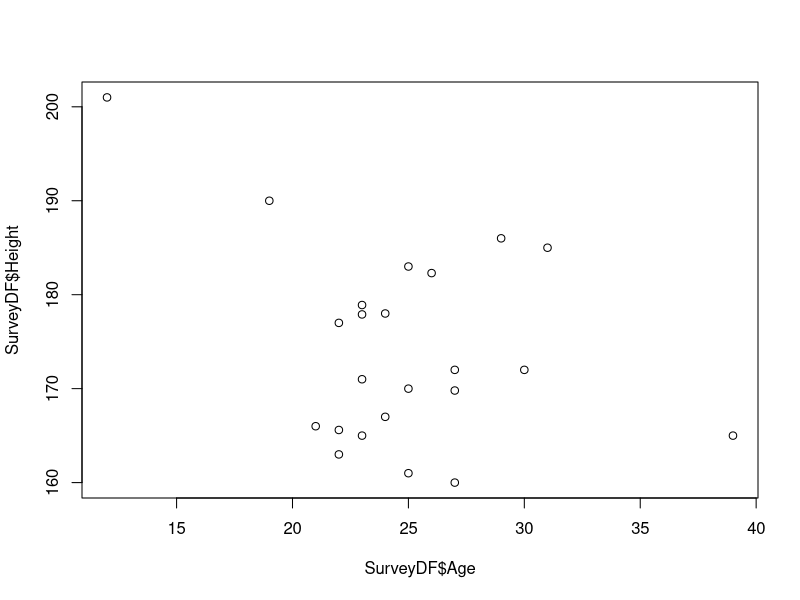
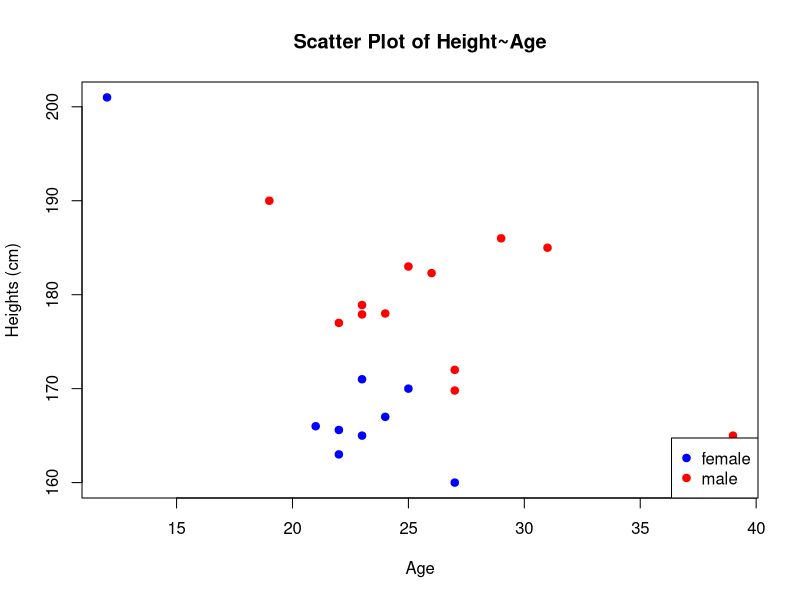
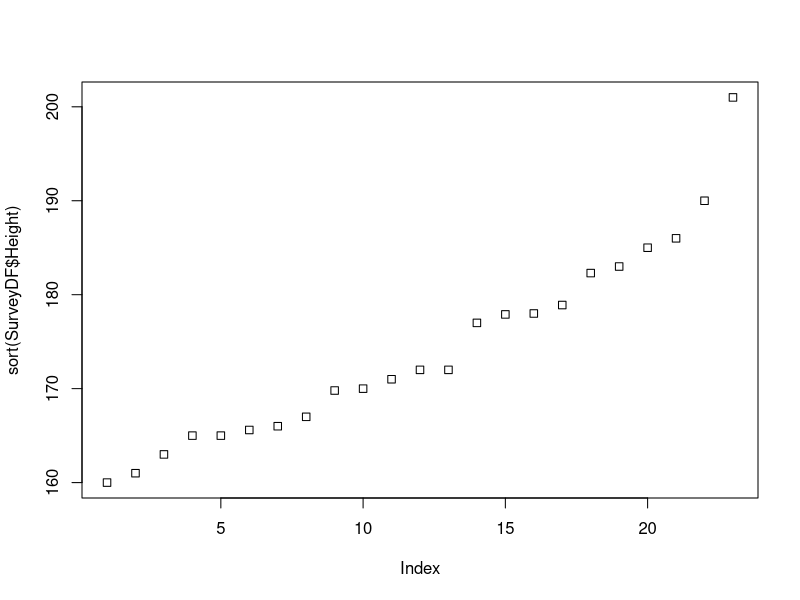
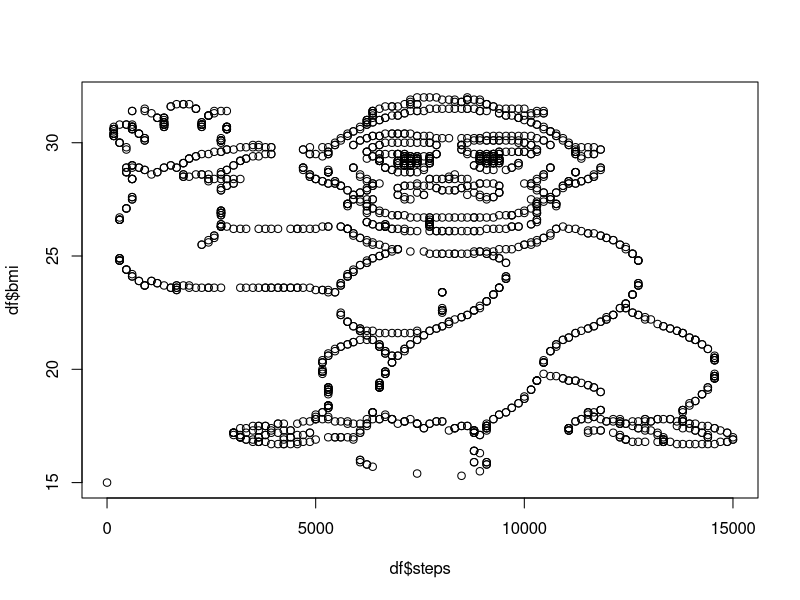
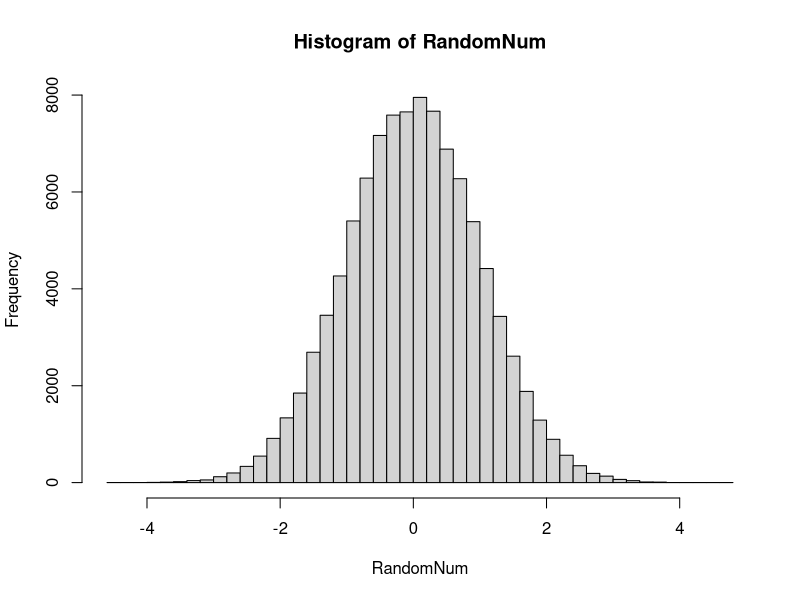
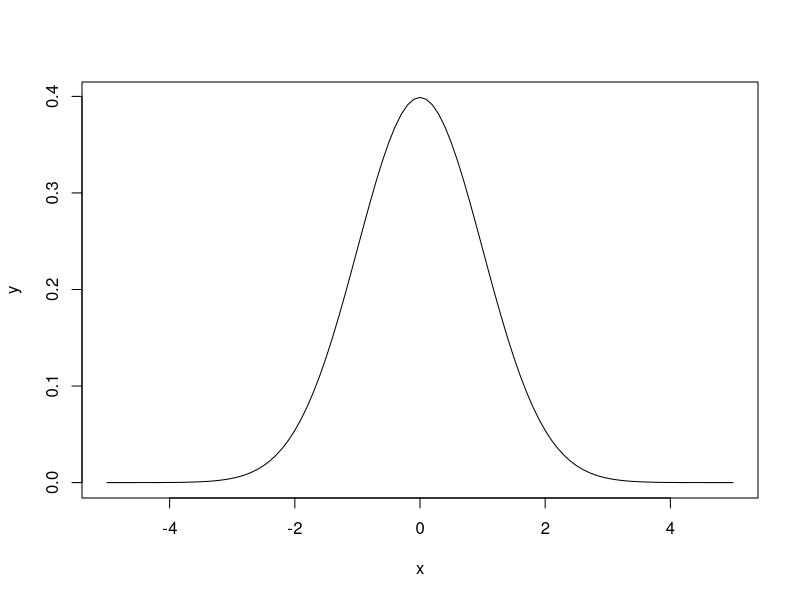
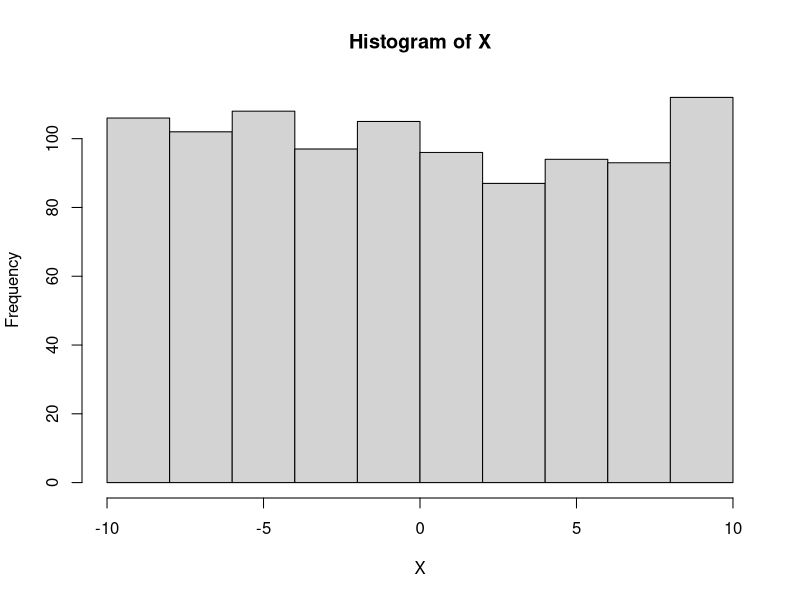
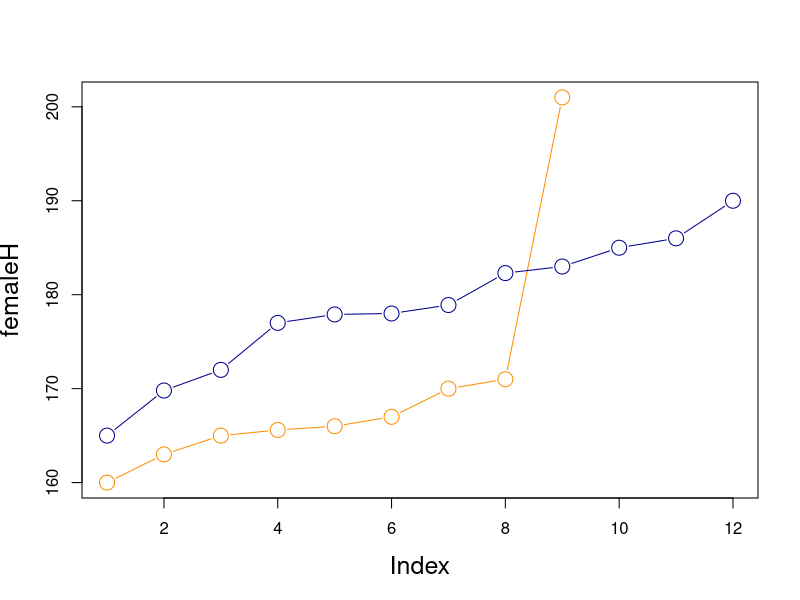

These figures' R source, in order:
## ---- chunk 1
? mean
## ---- chunk 2
a <- 5
b = c(2,4,6,8)
d <- c(3,5,7,9)
## ---- chunk 3
a
b
## ---- chunk 4
d[3]
## ---- chunk 5
a*b
## ---- chunk 6
b+d
b+1
## ---- chunk 7
b1 <- TRUE
b2 <- 1>2
## ---- chunk 8
b1 & b2
b1 | b2
## ---- chunk 9
rep(1,7)
## ---- chunk 10
seq(1,7,by=2)
## ---- chunk 11
rev(seq(1,7))
## ---- chunk 12
V <- seq(2,10,by =2)
V
## ---- chunk 13
x <- V[3]
x > 3
## ---- chunk 14
x<- rev(V)
x
x/2
## ---- chunk 15
10%%7
## ---- chunk 16
x <- 4
if (x>4)
{
  print("larger than four")
}  else
{
  print("four or less")
}  
## ---- chunk 17
sequence <- seq(1,5)
for (i in sequence)
{
  print(i+1)
}
## ---- chunk 18
for(i in seq(1,50))
{
  if (i %% 7 == 0) 
  {
    print(i)  
  }
}
## ---- chunk 19
testDF <- read.csv("TutorialHeights_Test.csv", header = TRUE, sep = ",", quote = "\"",
                           stringsAsFactors = FALSE)
head(testDF)
## ---- chunk 20
SurveyDF <- read.csv("TutorialHeightsSurvey.dat", header = TRUE, sep = "\t", quote = "'",
                           stringsAsFactors = FALSE)
head(SurveyDF,n=7)
## ---- chunk 21
names(SurveyDF)
head(SurveyDF)
## ---- chunk 22
SurveyDF[2,]
## ---- chunk 23
SurveyDF[3,4]
## ---- chunk 24
SurveyDF$Height
## ---- chunk 25
SurveyDF$Height[1:3]
## ---- chunk 26
SurveyDF$sequence <- seq(1,nrow(SurveyDF))
head(SurveyDF, n=3)
## ---- chunk 27
newrow <- data.frame(Timestamp=NA, Age=31, Gender="Male", Height=185, sequence=0)
print(newrow)
## ---- chunk 28
SurveyDF2 <- rbind(SurveyDF, newrow)
tail(SurveyDF2)
## ---- chunk 29
df <- SurveyDF[c(1,3,5),]
df[,1]
## ---- chunk 30
SurveyDF$Height[SurveyDF$Gender == "Female"]
## ---- chunk 31
plot(SurveyDF$Age, SurveyDF$Height)
## ---- chunk 32
unique(SurveyDF$Gender)
## ---- chunk 33
SurveyDF$Gender <- tolower(SurveyDF$Gender)
err <- SurveyDF$Gender!= "male" & SurveyDF$Gender != "female"
SurveyDF$Gender[err] <- NA
SurveyDF$Gender <- as.factor(SurveyDF$Gender)
unique(SurveyDF$Gender)
## ---- chunk 34
plot(SurveyDF$Age, SurveyDF$Height, xlab="Age", 
     ylab="Heights (cm)", main="Scatter Plot of Height~Age", pch=19,
     col=c("blue","red")[SurveyDF$Gender])
legend("bottomright", legend = levels(SurveyDF$Gender),
       col=c("blue","red"), pch=19)
## ---- chunk 35
MaleDF <- SurveyDF[SurveyDF$Gender=="male",]
mean(MaleDF$Height, na.rm=TRUE)
sqrt(var(MaleDF$Height, na.rm=TRUE))
## ---- chunk 36
FemaleDF <- SurveyDF[SurveyDF$Gender=="female",]
mean(FemaleDF$Height, na.rm=TRUE)
sd(FemaleDF$Height, na.rm=TRUE)
## ---- chunk 37
plot(sort(SurveyDF$Height), pch=0)
## ---- chunk 38
mean(SurveyDF$Height)
median(SurveyDF$Height)
sd(SurveyDF$Age[SurveyDF$Gender=="female"])
sd(SurveyDF$Age[SurveyDF$Gender=="female"], na.rm=TRUE)
## ---- chunk 39
df <- read.csv("BMI-steps.csv")
cor(df$steps, df$bmi)
cor(df$steps[df$gender=="man"], df$bmi[df$gender=="man"])
cor(df$steps[df$gender=="woman"], df$bmi[df$gender=="woman"])
plot(df$steps, df$bmi) 
#Data from https://www.biorxiv.org/content/10.1101/2020.07.30.228916v1.full
## ---- chunk 40
# Set seed for random generator
set.seed(23-2-2017)
# Generate 100000 random numbers from normal distribution
RandomNum <- rnorm(100000, mean=0, sd=1)
# Calculate and plot histogram
hist(RandomNum,breaks=50)
## ---- chunk 41
dnorm(0)
dnorm(1, mean=2, sd=2)
x <- seq(-5,5,by=.1)
y <- dnorm(x)
plot(x,y, type="l")
## ---- chunk 42
X <- runif(n=1000, min=-10, max=10)
hist(X)
## ---- chunk 43
i1 <- 1
i2 <- 1
print(i1)
while (i2 < 100)
{
  print(i2)
  s <- i2
  i2 <- i2 + i1
  i1 <- s
}
## ---- chunk 44
for (i in seq(2, nrow(SurveyDF)))
{
  if (SurveyDF$Height[i] > SurveyDF$Height[i-1])
  { print(SurveyDF$Height[i])}
}
## ---- chunk 45
maleH <- sort(SurveyDF$Height[SurveyDF$Gender=="male"])
femaleH <- sort(SurveyDF$Height[SurveyDF$Gender=="female"])
L <- max(length(maleH), length(femaleH))
plot(femaleH, type="b", col="darkorange", xlim=c(1,L), 
     ylim=range(c(maleH, femaleH)), cex=2, cex.lab=1.5)
points(maleH, type="b", col="darkblue", cex=2)
